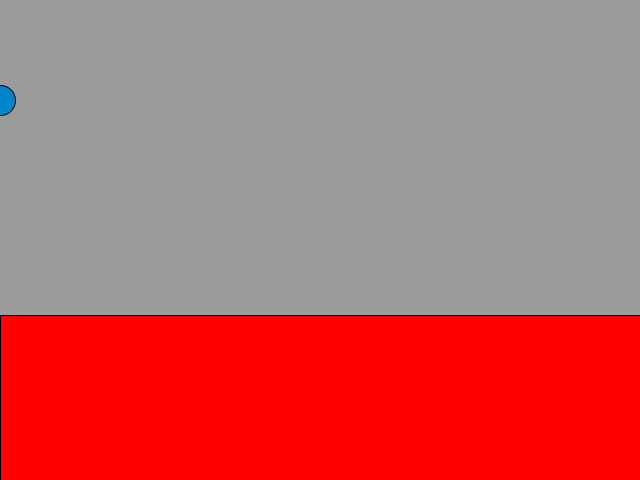
Frame 1 (no input)
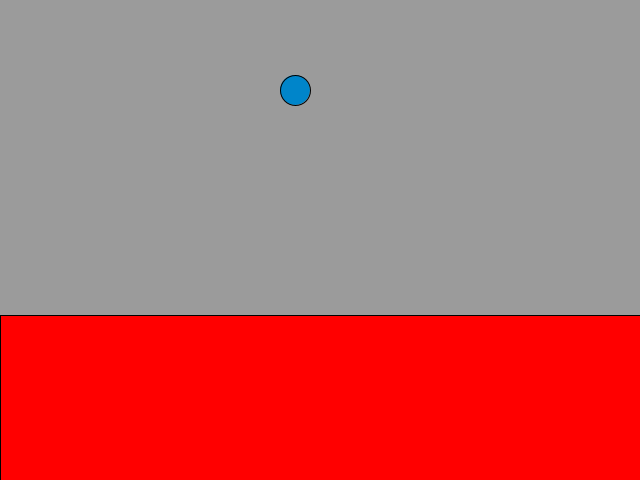
Frame 60 (the mouse pressed at the canvas centre just before this capture)
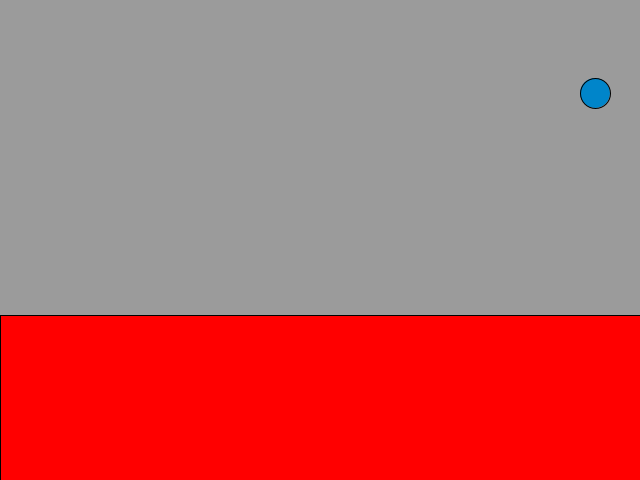
Frame 120 (the mouse held since frame 60 and released just before this capture)

The Processing sketch that drew these frames (run headless with seeded random() and noise(); from frame 60 on, the mouse is pressed at the canvas centre):

// Processing sketch: q1_pg_pde
// ── q1_pg_pde.pde
float x, y;
float xSpeed, ySpeed;

void setup(){
  size(640, 480);
  
  // iniciliza a posicao inicial da bola
  x = 0;
  y = 100;
  
  // inicializa a velocidade inicial da bola
  xSpeed = 5;
  ySpeed = 3;
}

void draw(){
  // cria o background e o retangulo vermelho que vai ser o "chao"
  background(155);
  fill(#FF0000); //red
  rect(0, 315, width, 200);
  
  // cria a bolinha na posicao x e y e raio = 30. x e y vao ser alterados a cada iteracao/frame
  fill(#0085ca); //blue 
  circle(x, y, 30);
  
  // define os novos x e y a serem usados na proxima iteracao
  x = x + xSpeed;
  y = y + ySpeed;
  
  // aceleracao da gravidade, assim como foi pedido na questao
  ySpeed = ySpeed + 0.5f;
  
  // aqui ocorrem os checks para garantir que a bola nao saia do espaco delimitado
  
  if(x >= width){
    // checa se a bola passou da lateral direita. caso positivo, inverte a velocidade no eixo x
    xSpeed = -xSpeed;
  }else if(x <= 0){
    // checa se a bola passou da lateral esquerda. caso positivo, inverte a velocidade no eixo x
    xSpeed = -xSpeed;
  }
  
  if(y >= 300){
    // checa se a bola passou do "chao". caso positivo, inverte a velocidade no eixo y, ja com aceleracao e posiciona a bola exatamente no limite do chao
    ySpeed = -ySpeed + 0.5f;
    y = 300;
  }else if(y <= 0){
    // checa se a bola passou do "teto". caso positivo, inverte a velocidade no eixo y.
    // como a propria gravidade desacelera a bola, esse estado nunca e atingido, mas fizemos o check mesmo assim
    ySpeed = -ySpeed;
  }
}
